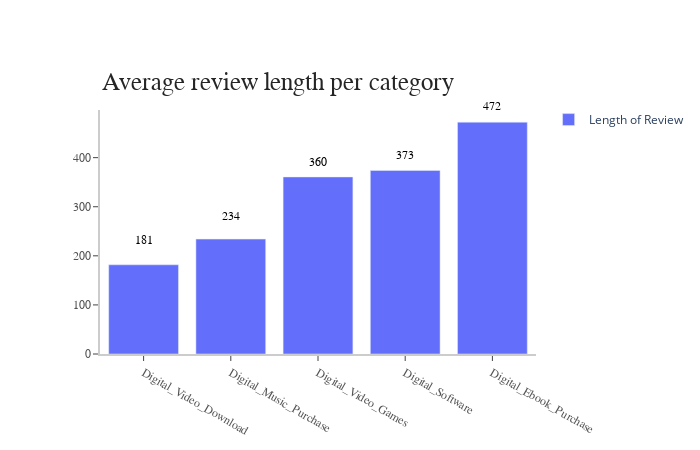

The notebook cell this image was saved under:
### Code cell
%%local
import plotly
import plotly.graph_objects as go

x = rdd_len_tab['_1']
y = rdd_len_tab['_2']
fig = go.Figure(data=[go.Bar(x=x, y=y, hovertext=x, name='Length of Review')])

fig.update_layout(
    xaxis=dict(
        showline=True,
        showgrid=False,
        showticklabels=True,
        linecolor='rgb(204, 204, 204)',
        linewidth=2,
        ticks='outside',
        tickfont=dict(
            family='Arial',
            size=12,
            color='rgb(82, 82, 82)',
        ),
    ),
    yaxis=dict(
        showline=True,
        showgrid=False,
        showticklabels=True,
        linecolor='rgb(204, 204, 204)',
        linewidth=2,
        ticks='outside',
        tickfont=dict(
            family='Arial',
            size=12,
            color='rgb(82, 82, 82)',
        ),
    ),
    autosize=False,
    margin=dict(
        autoexpand=True,
        l=100,
        r=20,
        t=110,
    ),
    showlegend=True,
    plot_bgcolor='white'
)
annotations = []

#annotation
annotations = []
annotations.append(dict(xref='paper', yref='paper', x=0.0, y=1.05,
                              xanchor='left', yanchor='bottom',
                              text='Average review length per category',
                              font=dict(family='Arial',
                                        size=25,
                                        color='rgb(37,37,37)'),
                              showarrow=False))


annotations.append(dict(xref='paper', yref='paper', x=0.9, y=1.05,
                              xanchor='center', yanchor='top',
                              text='472',
                              font=dict(family='Arial',
                                        size=12,
                                        color='black'),
                              showarrow=False))
annotations.append(dict(xref='paper', yref='paper', x=0.7, y=0.85,
                              xanchor='center', yanchor='top',
                              text='373',
                              font=dict(family='Arial',
                                        size=12,
                                        color='black'),
                              showarrow=False))
annotations.append(dict(xref='paper', yref='paper', x=0.5, y=0.82,
                              xanchor='center', yanchor='top',
                              text='360',
                              font=dict(family='Arial',
                                        size=12,
                                        color='black'),
                              showarrow=False))
annotations.append(dict(xref='paper', yref='paper', x=0.3, y=0.6,
                              xanchor='center', yanchor='top',
                              text='234',
                              font=dict(family='Arial',
                                        size=12,
                                        color='black'),
                              showarrow=False))
annotations.append(dict(xref='paper', yref='paper', x=0.1, y=0.5,
                              xanchor='center', yanchor='top',
                              text='181',
                              font=dict(family='Arial',
                                        size=12,
                                        color='black'),
                              showarrow=False))
# Legend
fig.update_layout(legend=dict(
    orientation="v",
    yanchor="top",
    y=1.02,
    xanchor="right",
    x=1.35
))

fig.update_layout(annotations=annotations)
fig.show()

### Figure 1 — Plotly figure (JSON) as saved in the notebook; plotly's stock layout.template omitted (floating-point values rounded to 4 significant figures)
{"data": [{"hovertext": ["Digital_Video_Download", "Digital_Music_Purchase", "Digital_Video_Games", "Digital_Software", "Digital_Ebook_Purchase"], "name": "Length of Review", "type": "bar", "x": ["Digital_Video_Download", "Digital_Music_Purchase", "Digital_Video_Games", "Digital_Software", "Digital_Ebook_Purchase"], "y": [181.7, 234.1, 360.7, 373.9, 472.2]}], "layout": {"annotations": [{"font": {"color": "rgb(37,37,37)", "family": "Arial", "size": 25}, "showarrow": false, "text": "Average review length per category", "x": 0, "xanchor": "left", "xref": "paper", "y": 1.05, "yanchor": "bottom", "yref": "paper"}, {"font": {"color": "black", "family": "Arial", "size": 12}, "showarrow": false, "text": "472", "x": 0.9, "xanchor": "center", "xref": "paper", "y": 1.05, "yanchor": "top", "yref": "paper"}, {"font": {"color": "black", "family": "Arial", "size": 12}, "showarrow": false, "text": "373", "x": 0.7, "xanchor": "center", "xref": "paper", "y": 0.85, "yanchor": "top", "yref": "paper"}, {"font": {"color": "black", "family": "Arial", "size": 12}, "showarrow": false, "text": "360", "x": 0.5, "xanchor": "center", "xref": "paper", "y": 0.82, "yanchor": "top", "yref": "paper"}, {"font": {"color": "black", "family": "Arial", "size": 12}, "showarrow": false, "text": "234", "x": 0.3, "xanchor": "center", "xref": "paper", "y": 0.6, "yanchor": "top", "yref": "paper"}, {"font": {"color": "black", "family": "Arial", "size": 12}, "showarrow": false, "text": "181", "x": 0.1, "xanchor": "center", "xref": "paper", "y": 0.5, "yanchor": "top", "yref": "paper"}], "autosize": false, "height": 450, "legend": {"orientation": "v", "x": 1.35, "xanchor": "right", "y": 1.02, "yanchor": "top"}, "margin": {"autoexpand": true, "l": 100, "r": 20, "t": 110}, "plot_bgcolor": "white", "showlegend": true, "width": 700, "xaxis": {"autorange": true, "linecolor": "rgb(204, 204, 204)", "linewidth": 2, "range": [-0.5, 4.5], "showgrid": false, "showline": true, "showticklabels": true, "tickfont": {"color": "rgb(82, 82, 82)", "family": "Arial", "size": 12}, "ticks": "outside", "type": "category"}, "yaxis": {"autorange": true, "linecolor": "rgb(204, 204, 204)", "linewidth": 2, "range": [0, 497.1], "showgrid": false, "showline": true, "showticklabels": true, "tickfont": {"color": "rgb(82, 82, 82)", "family": "Arial", "size": 12}, "ticks": "outside", "type": "linear"}}}
